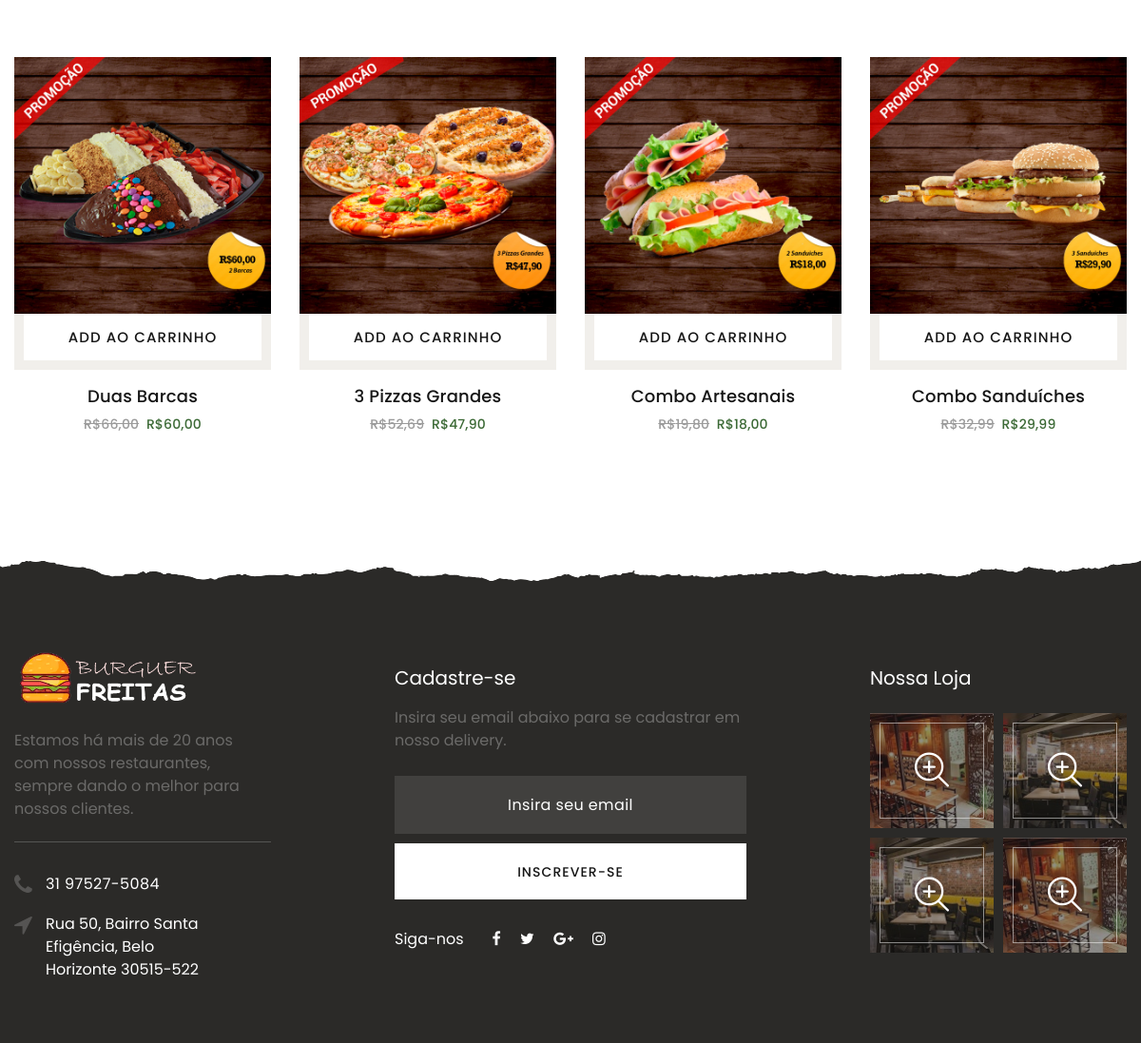
Screenshot of /combos.php with the database file from the repository.
### tables this page shows
CREATE TABLE `produtos` (
  `id` int(11) NOT NULL,
  `nome` varchar(50) NOT NULL,
  `descricao` varchar(50) NOT NULL,
  `descricao_longa` varchar(600) NOT NULL,
  `valor` decimal(8,2) NOT NULL,
  `categoria` int(11) NOT NULL,
  `imagem` varchar(100) NOT NULL,
  `nome_url` varchar(50) NOT NULL,
  `combo` varchar(10) DEFAULT NULL,
  `vendas` int(11) NOT NULL
);

### combos.php (the view, shortened to what this page needs)
<?php
include_once("cabecalho.php");
include_once("conexao.php");
 ?>
<section class="section section-md bg-default margem-cima">
  <div class="container">
    <div class="row row-40 mb-3">
      <div class="col-md-12 col-lg-12">
        <div class="row row-30">
         <?php
          $res = $pdo->query("SELECT * from produtos where combo = 'Sim' order by vendas desc");
          $dados = $res->fetchAll(PDO::FETCH_ASSOC);
          for ($i=0; $i < count($dados); $i++) {
            $nome = $dados[$i]['nome'];
            $descricao = $dados[$i]['descricao'];
            $valor = $dados[$i]['valor'];
            $imagem = $dados[$i]['imagem'];
            $descricao_longa = $dados[$i]['descricao_longa'];
            $valor_sem_desconto = $valor + ($valor * 0.10);
            $valor_sem_desconto = number_format( $valor_sem_desconto , 2, ',', '.');
            $valor = number_format( $valor , 2, ',', '.');
            ?>
             <div class="col-sm-12 col-md-6 col-lg-3">
              <div class="oh-desktop">
                <article class="product product-2 box-ordered-item wow slideInRight" data-wow-delay="0s">
                  <div class="unit flex-row flex-lg-column">
                    <div class="unit-left">
                      <div class="product-figure"><img src="images/produtos/<?php echo $imagem ?>" alt="" width="270" height="280"/>
                        <div class="product-button"><a class="button button-md button-white button-ujarak" href="#">Add ao Carrinho</a></div>
                      </div>
                    </div>
                    <div class="unit-body">
                      <h6 class="product-title"><a href="" onclick="setaDadosModal('<?php echo $descricao ?>','<?php echo $descricao_longa ?>')" data-toggle="modal" data-target="#modal-desc"><?php echo $nome ?></a></h6>
                      <div class="product-price-wrap">
                        <div class="product-price product-price-old">R$<?php echo $valor_sem_desconto ?></div>
                        <div class="product-price">R$<?php echo $valor ?></div>
                      </div><a class="button button-sm button-secondary button-ujarak" href="#">Add ao Carrinho</a>
                    </div>
                  </div>
                </article>
              </div>
            </div>
         <?php } ?>
       </div>
     </div>
   </div>
 </div>
</section>
<?php include_once("rodape.php") ?>
    </div>
  </body>
</html>

### rows the page displays
produtos: imagem (picture), nome "Duas Barcas", valor "66,00", valor "60,00"
produtos: imagem (picture), nome "3 Pizzas Grandes", valor "52,69", valor "47,90"
produtos: imagem (picture), nome "Combo Artesanais", valor "19,80", valor "18,00"
produtos: imagem (picture), nome "Combo Sanduíches", valor "32,99", valor "29,99"
